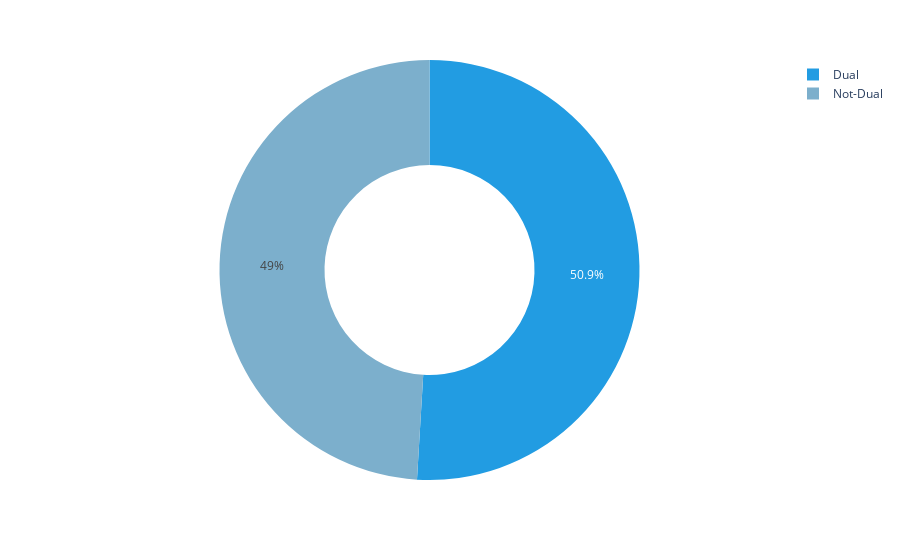

Source (notebook cell):
### Code cell
dualplot = px.pie(traindf['dual_sim'].value_counts().reset_index(), values = 'dual_sim', names = ['Dual', 'Not-Dual'] , hole = 0.5, color_discrete_sequence = ['#229CE2','#7CAFCC'] )
dualplot
# about half the phones had dual sims

### Figure 1 — Plotly figure (JSON) as saved in the notebook; plotly's stock layout.template omitted (floating-point values rounded to 4 significant figures)
{"data": [{"domain": {"x": [0, 1], "y": [0, 1]}, "hole": 0.5, "hovertemplate": "label=%{label}<br>dual_sim=%{value}<extra></extra>", "labels": ["Dual", "Not-Dual"], "legendgroup": "", "name": "", "showlegend": true, "type": "pie", "values": [1019, 981]}], "layout": {"legend": {"tracegroupgap": 0}, "margin": {"t": 60}, "piecolorway": ["#229CE2", "#7CAFCC"]}}
